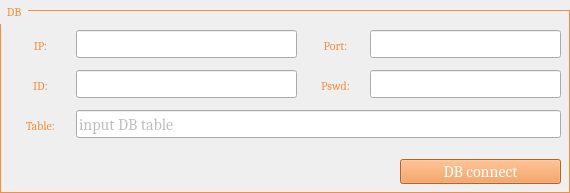
         <widget class="QGroupBox" name="groupBox_3">
          <property name="font">
           <font>
            <family>Cambria</family>
           </font>
          </property>
          <property name="styleSheet">
           <string notr="true">QGroupBox{
color:rgb(244,143,61);
margin-top:10px;
border:1px solid rgb(244,143,61);
}
QGroupBox::title{
subcontrol-origin: margin;
subcontrol-position: top left;
padding: 5px;
}
</string>
          </property>
          <property name="title">
           <string>DB</string>
          </property>
          <widget class="QLineEdit" name="db_ip_input">
           <property name="geometry">
            <rect>
             <x>76</x>
             <y>30</y>
             <width>221</width>
             <height>28</height>
            </rect>
           </property>
           <property name="font">
            <font>
             <family>Cambria</family>
             <pointsize>12</pointsize>
            </font>
           </property>
           <property name="styleSheet">
            <string notr="true">color:white;</string>
           </property>
           <property name="placeholderText">
            <string>input DB ip</string>
           </property>
          </widget>
          <widget class="QLineEdit" name="db_port_input">
           <property name="geometry">
            <rect>
             <x>370</x>
             <y>30</y>
             <width>191</width>
             <height>28</height>
            </rect>
           </property>
           <property name="font">
            <font>
             <family>Cambria</family>
             <pointsize>12</pointsize>
            </font>
           </property>
           <property name="styleSheet">
            <string notr="true">color:white;</string>
           </property>
           <property name="placeholderText">
            <string>input DB port</string>
           </property>
          </widget>
          <widget class="QLineEdit" name="db_id_input">
           <property name="geometry">
            <rect>
             <x>76</x>
             <y>70</y>
             <width>221</width>
             <height>28</height>
            </rect>
           </property>
           <property name="font">
            <font>
             <family>Cambria</family>
             <pointsize>12</pointsize>
            </font>
           </property>
           <property name="styleSheet">
            <string notr="true">color:white;</string>
           </property>
           <property name="placeholderText">
            <string>input DB id</string>
           </property>
          </widget>
          <widget class="QLineEdit" name="db_pw_input">
           <property name="geometry">
            <rect>
             <x>370</x>
             <y>70</y>
             <width>191</width>
             <height>28</height>
            </rect>
           </property>
           <property name="font">
            <font>
             <family>Cambria</family>
             <pointsize>12</pointsize>
            </font>
           </property>
           <property name="styleSheet">
            <string notr="true">color:white;</string>
           </property>
           <property name="echoMode">
            <enum>QLineEdit::Password</enum>
           </property>
           <property name="placeholderText">
            <string>input DB pw</string>
           </property>
          </widget>
          <widget class="QLabel" name="label_4">
           <property name="geometry">
            <rect>
             <x>20</x>
             <y>30</y>
             <width>41</width>
             <height>31</height>
            </rect>
           </property>
           <property name="font">
            <font>
             <family>Cambria</family>
            </font>
           </property>
           <property name="styleSheet">
            <string notr="true">color:rgb(244,143,61);</string>
           </property>
           <property name="text">
            <string>IP:</string>
           </property>
           <property name="alignment">
            <set>Qt::AlignCenter</set>
           </property>
          </widget>
          <widget class="QLabel" name="label_5">
           <property name="geometry">
            <rect>
             <x>310</x>
             <y>30</y>
             <width>51</width>
             <height>31</height>
            </rect>
           </property>
           <property name="font">
            <font>
             <family>Cambria</family>
            </font>
           </property>
           <property name="styleSheet">
            <string notr="true">color:rgb(244,143,61);</string>
           </property>
           <property name="text">
            <string>Port:</string>
           </property>
           <property name="alignment">
            <set>Qt::AlignCenter</set>
           </property>
          </widget>
          <widget class="QLabel" name="label_6">
           <property name="geometry">
            <rect>
             <x>20</x>
             <y>70</y>
             <width>41</width>
             <height>31</height>
            </rect>
           </property>
           <property name="font">
            <font>
             <family>Cambria</family>
            </font>
           </property>
           <property name="styleSheet">
            <string notr="true">color:rgb(244,143,61);</string>
           </property>
           <property name="text">
            <string>ID:</string>
           </property>
           <property name="alignment">
            <set>Qt::AlignCenter</set>
           </property>
          </widget>
          <widget class="QLabel" name="label_7">
           <property name="geometry">
            <rect>
             <x>310</x>
             <y>70</y>
             <width>51</width>
             <height>31</height>
            </rect>
           </property>
           <property name="font">
            <font>
             <family>Cambria</family>
            </font>
           </property>
           <property name="styleSheet">
            <string notr="true">color:rgb(244,143,61);</string>
           </property>
           <property name="text">
            <string>Pswd:</string>
           </property>
           <property name="alignment">
            <set>Qt::AlignCenter</set>
           </property>
          </widget>
          <widget class="QLineEdit" name="db_name_input">
           <property name="geometry">
            <rect>
             <x>76</x>
             <y>110</y>
             <width>485</width>
             <height>28</height>
            </rect>
           </property>
           <property name="font">
            <font>
             <family>Cambria</family>
             <pointsize>12</pointsize>
            </font>
           </property>
           <property name="styleSheet">
            <string notr="true">color:gray;</string>
           </property>
           <property name="placeholderText">
            <string>input DB table</string>
           </property>
          </widget>
          <widget class="QLabel" name="label_8">
           <property name="geometry">
            <rect>
             <x>10</x>
             <y>110</y>
             <width>61</width>
             <height>31</height>
            </rect>
           </property>
           <property name="font">
            <font>
             <family>Cambria</family>
            </font>
           </property>
           <property name="styleSheet">
            <string notr="true">color:rgb(244,143,61);</string>
           </property>
           <property name="text">
            <string>Table:</string>
           </property>
           <property name="alignment">
            <set>Qt::AlignCenter</set>
           </property>
          </widget>
          <widget class="QPushButton" name="db_connect_btn">
           <property name="geometry">
            <rect>
             <x>400</x>
             <y>159</y>
             <width>161</width>
             <height>25</height>
            </rect>
           </property>
           <property name="minimumSize">
            <size>
             <width>0</width>
             <height>25</height>
            </size>
           </property>
           <property name="font">
            <font>
             <family>Cambria</family>
             <pointsize>12</pointsize>
            </font>
           </property>
           <property name="styleSheet">
            <string notr="true">background-color:rgb(244,143,61); color:white;</string>
           </property>
           <property name="text">
            <string>DB connect</string>
           </property>
          </widget>
         </widget>
